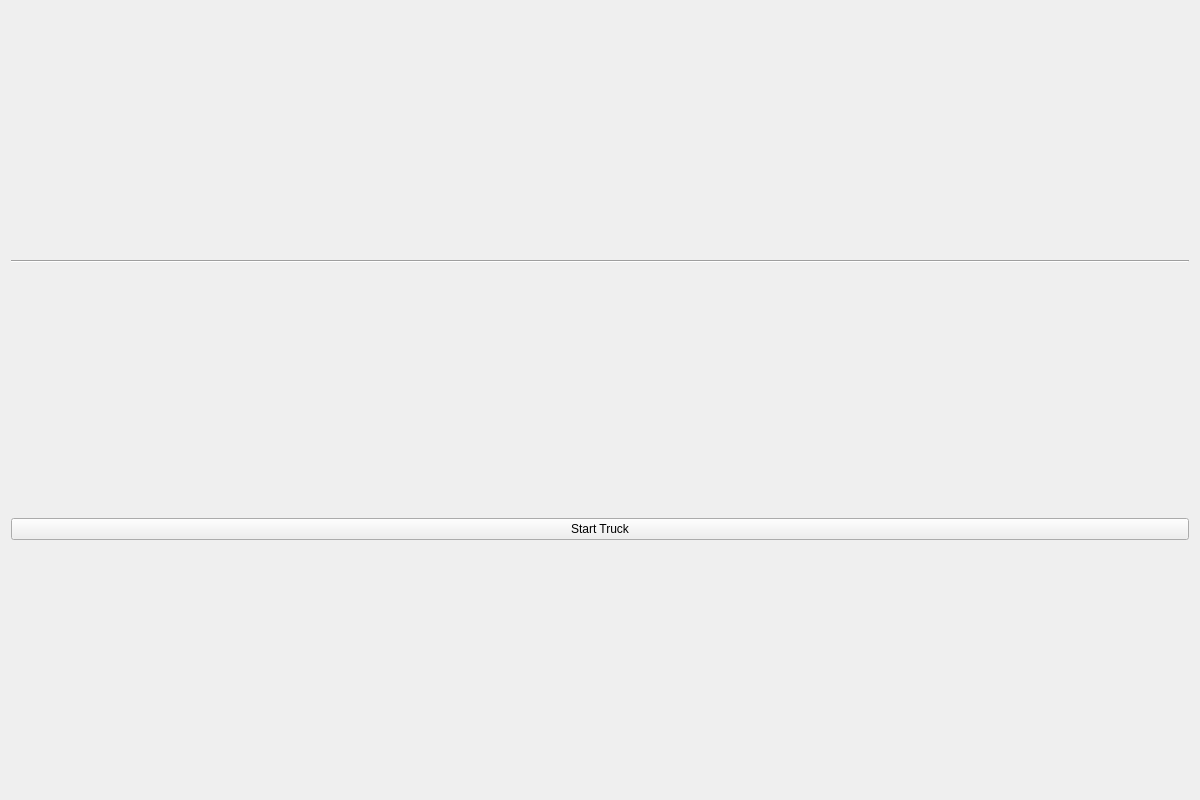
<?xml version="1.0" encoding="UTF-8"?>
<ui version="4.0">
 <class>OperatorWindow</class>
 <widget class="QWidget" name="OperatorWindow">
  <property name="geometry">
   <rect>
    <x>0</x>
    <y>0</y>
    <width>1200</width>
    <height>800</height>
   </rect>
  </property>
  <property name="windowTitle">
   <string>Workplace [Operator]</string>
  </property>
  <layout class="QVBoxLayout" name="windowLayout" stretch="10,0,1">
   <item>
    <layout class="QVBoxLayout" name="y_layout"/>
   </item>
   <item>
    <widget class="Line" name="line">
     <property name="sizePolicy">
      <sizepolicy hsizetype="Minimum" vsizetype="Fixed">
       <horstretch>0</horstretch>
       <verstretch>0</verstretch>
      </sizepolicy>
     </property>
     <property name="orientation">
      <enum>Qt::Horizontal</enum>
     </property>
    </widget>
   </item>
   <item>
    <layout class="QHBoxLayout" name="buttons_layout">
     <item>
      <widget class="QPushButton" name="start_button">
       <property name="text">
        <string>Start Truck</string>
       </property>
      </widget>
     </item>
    </layout>
   </item>
  </layout>
 </widget>
 <resources/>
 <connections>
  <connection>
   <sender>start_button</sender>
   <signal>pressed()</signal>
   <receiver>OperatorWindow</receiver>
   <slot>manipulate_timer()</slot>
   <hints>
    <hint type="sourcelabel">
     <x>599</x>
     <y>752</y>
    </hint>
    <hint type="destinationlabel">
     <x>599</x>
     <y>399</y>
    </hint>
   </hints>
  </connection>
 </connections>
 <slots>
  <slot>manipulate_timer()</slot>
 </slots>
</ui>
